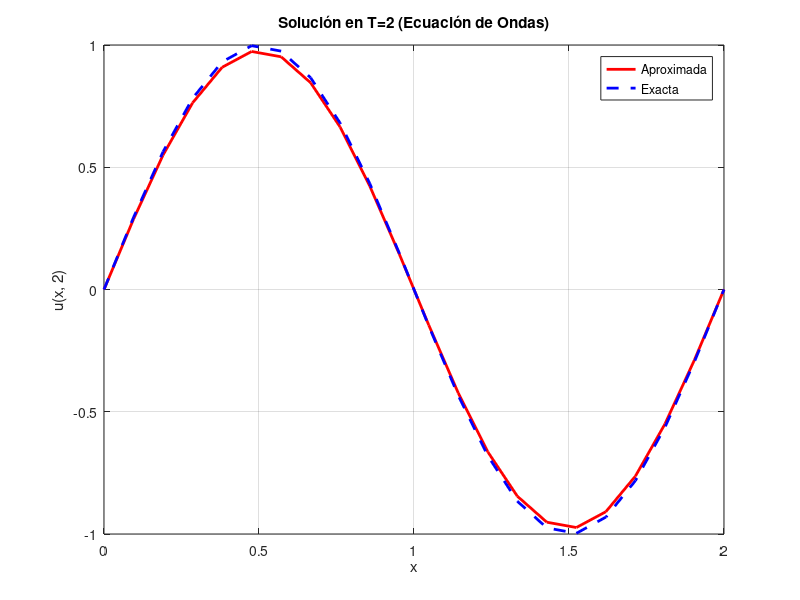
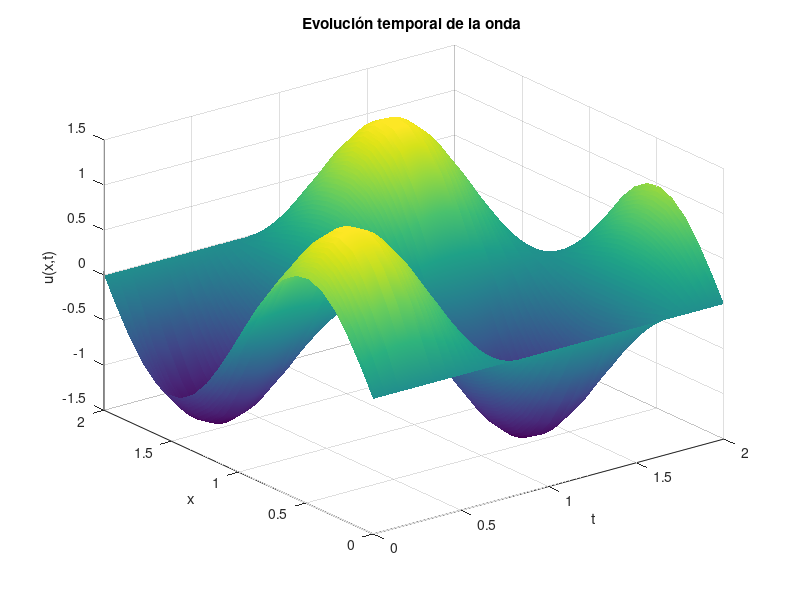

These figures' MATLAB source, in order:
clc
clear all
close all
format long


a=0; b=2; c=0; T=2; 

M = 1000;
dt = (T-c)/(M+1); % partición temporal
t1 = c : dt : T; 


N = 20;
h = (b-a)/(N+1); % partición espacial
x1 = a : h : b;

k = 1;
gamma = dt*k/h;  % Número de Courant


% Comprobación de estabilidad de ondas
if gamma > 1
    warning(['Este esquema no es estable. La velocidad de propagación de la ' ...
        'información en la malla es mayor que en el espacio físico.'])
end

[t, x] = meshgrid(t1, x1); 
z = zeros(length(x1), length(t1));


% Fronteras espaciales
z(1, :) = 0; 
z(end, :) = 0;

% Posición inicial en t=0 
z(:, 1) = sin(pi .* x1); 

% Velocidad inicial
g = pi .* sin(pi .* x1'); 

% Cálculo del instante t=2 usando la velocidad g
for j = 2:length(x1)-1
    z(j, 2) = (1 - gamma^2)*z(j, 1) + (gamma^2/2)*(z(j+1, 1) + z(j-1, 1)) + dt * g(j);
end 

% Interior
for i = 3:length(t1)
    for j = 2:length(x1)-1
        z(j, i) = 2*(1 - gamma^2)*z(j, i-1) + gamma^2*(z(j+1, i-1) + z(j-1, i-1)) - z(j, i-2);
    end
end

% Solución exacta
u_exacta = (cos(pi.*t) + sin(pi.*t)) .* sin(pi.*x);

% Gráficas 
% i) Solución real y aproximada en T=2 (última columna)
figure
plot(x1, z(:, end), 'r', 'LineWidth', 2)
hold on
plot(x1, u_exacta(:, end), 'b--', 'LineWidth', 2)
grid on
title('Solución en T=2 (Ecuación de Ondas)')
legend('Aproximada', 'Exacta')
xlabel('x'); ylabel('u(x, 2)')

% ii) Gráfica 3D de la solución aproximada
figure
surf(t, x, z)
shading interp
title('Evolución temporal de la onda ')
xlabel('t'); ylabel('x'); zlabel('u(x,t)')
